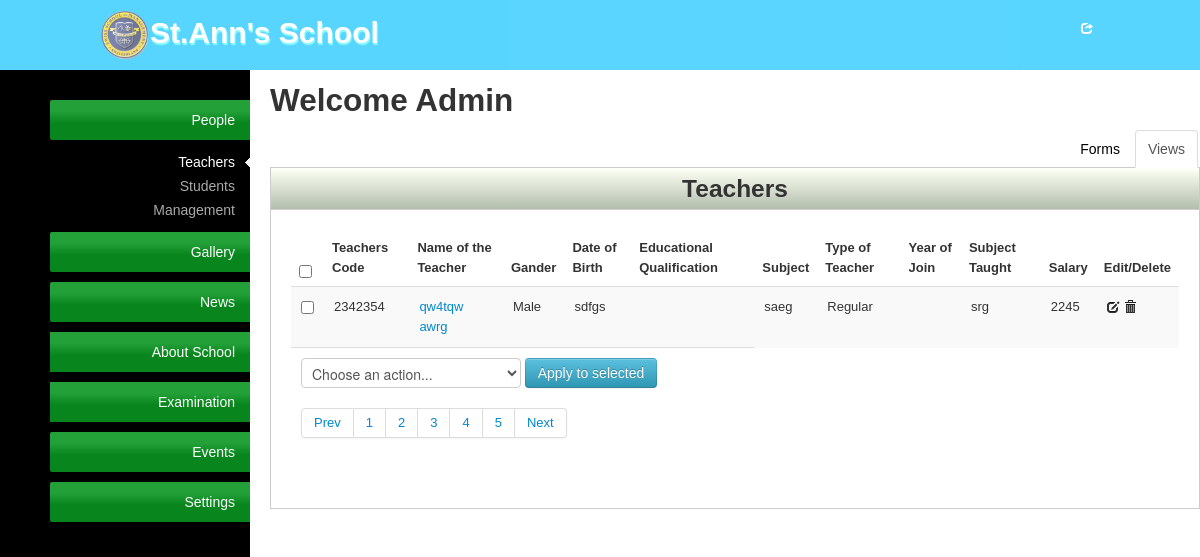
Page /admin/teachers.php on the earlier database version.
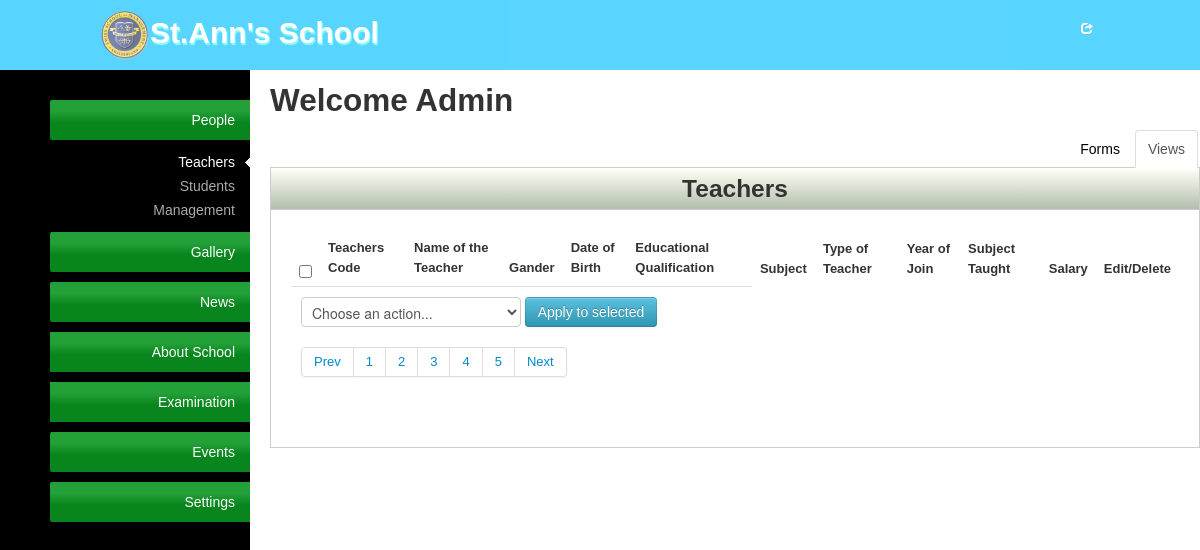
Same page on the later database version.
### tables this page shows
CREATE TABLE `teacher` (
  `id` int(11) NOT NULL AUTO_INCREMENT,
  `teacher_code` int(12) NOT NULL,
  `firstname` varchar(50) DEFAULT NULL,
  `lastname` varchar(50) DEFAULT NULL,
  `gender` varchar(20) DEFAULT NULL,
  `dob` varchar(20) DEFAULT NULL,
  `eduQualification` varchar(30) DEFAULT NULL,
  `subject` varchar(50) DEFAULT NULL,
  `teacher_type` varchar(10) DEFAULT NULL,
  `year_of_joining` varchar(30) DEFAULT NULL,
  `subject_taught` varchar(30) DEFAULT NULL,
  `salary` decimal(30,0) DEFAULT NULL,
  PRIMARY KEY (`id`)
);

### admin/teachers.php (the view, shortened to what this page needs)
<?php
include("admin-layouts/admin-header.php");
?>
<div class="tab-content">
<h2>Welcome Admin</h2>
<div class="tabbable">
<ul class="nav nav-tabs">
    <li class="active"><a href="#tab1" id="#tab1" data-toggle="tab">Views</a></li>
    <li><a href="#tab2" class="tab2-form" data-toggle="tab">Forms</a></li>
</ul>
<div class="tab-content">
    <div class="tab-pane active" id="tab1">
        <div class="content-box">
            <div class="content-box-header">
                <h3 class="c-head">Teachers</h3>
            </div>
            <div class="content-box-content">
                <table class="table table-striped">
                    <thead>
                    <tr>
                        <th><input class="check-all" type="checkbox" /></th>
                        <th>Teachers Code</th>
                        <th>Name of the Teacher</th>
                        <th>Gander</th>
                        <th>Date of Birth</th>
                        <th>Educational Qualification</th>
                        <th>Subject</th>
                        <th>Type of Teacher</th>
                        <th>Year of Join</th>
                        <th>Subject Taught</th>
                        <th>Salary</th>
                        <th>Edit/Delete</th>
                    </tr>
                    </thead>
                    <tfoot>
                    <tr>
                        <td colspan="6">
                            <div class="bulk-actions align-left">
                                <select class="no-mrg" name="dropdown">
                                    <option value="option1">Choose an action...</option>
                                </select>
                                <a href="#" class="btn btn-info">Apply to selected</a>
                            </div>
                            <div class="pagination">
                                <ul>
                                    <li><a href="#">Prev</a></li>
                                    <li><a href="#">1</a></li>
                                    <li><a href="#">2</a></li>
                                    <li><a href="#">3</a></li>
                                    <li><a href="#">4</a></li>
                                    <li><a href="#">5</a></li>
                                    <li><a href="#">Next</a></li>
                                </ul>
                            </div>
                        </td>
                    </tr>
                    </tfoot>
                    <tbody>
                    <?php
                    $sql_select_form_school = "SELECT * FROM teacher";
                    $result = mysql_query($sql_select_form_school) or die ('Error updating database: ' . mysql_error());
                    ?>
                    <?php
                    if($result) {
                        while ($row = mysql_fetch_row($result)):?>
                            <tr>
                                <td><input type="checkbox" /></td>
                                <td><?php echo $row[1];?></td>
                                <td><a title="title" href="#"><?php echo $row[2].' '.$row[3];?></a></td>
                                <td><?php echo $row[4];?></td>
                                <td><?php echo $row[5];?></td>
                                <td><?php echo $row[6];?></td>
                                <td><?php echo $row[7];?></td>
                                <td><?php echo $row[8];?></td>
                                <td><?php echo $row[9];?></td>
                                <td><?php echo $row[10];?></td>
                                <td><?php echo $row[11];?></td>
                                <td>
                                    <a title="Edit" href="#" class="edit" rowId="<?php echo $row[0];?>"><i class="icon-edit"></i></a>
                                    <a title="Delete" href="#" class="delBtn" rowId="<?php echo $row[0];?>"><i class="icon-trash"></i></a>
                                </td>
                            </tr>
                        <?php endwhile;} ?>
                    </tbody>
                </table>
            </div>
        </div>
    </div>
</div>
</div>
</div>
<?php require_once('admin-layouts/admin-footers.php'); ?>

### admin/admin-layouts/admin-header.php (shortened to what this page needs)
<!DOCTYPE html PUBLIC "-//W3C//DTD XHTML 1.0 Transitional//EN" "http://www.w3.org/TR/xhtml1/DTD/xhtml1-transitional.dtd">
<html xmlns="http://www.w3.org/1999/xhtml">
<?php $resourcePath ='../public/' ?>
<head>
    <link rel="stylesheet" href="<?php echo $resourcePath;?>css/bootstrap.css" />
    <link rel="stylesheet" href="<?php echo $resourcePath;?>css/style.css" />
</head>
<body>
<header class="header">
    <div class="container clearfix">
        <a class="logo" href="#"><img src="<?php echo $resourcePath;?>img/layout/logo.png" />St.Ann's School</a>
        <a class="login" href="#sign-up" data-toggle="modal" role="button" ><i class="icon-share icon-white"></i>Logout</a>
    </div>
</header>
<?php
    $url = explode('/', $_SERVER["REQUEST_URI"]);
?>
<section class="admin-tab">
    <ul class="tab-bar">
        <li>
            <a class="active-tab" href="#student" data-toggle="tab">People</a>
            <ul class="sub-nav" <?php if(in_array($url[2], array('teachers.php','students.php', 'management.php'))){?> style="display: block" <?php }?>>
                <li><a class="sub-list <?php if($url[2] == 'teachers.php'){echo 'current';}?>" href="teachers.php">Teachers</a></li>
                <li><a class="sub-list <?php if($url[2] == 'students.php'){echo 'current';}?>" href="students.php">Students</a></li>
                <li><a class="sub-list <?php if($url[2] == 'management.php'){echo 'current';}?>" href="management.php">Management</a></li>
            </ul>
        </li>
        <li>
            <a class="active-tab" href="#gallery" data-toggle="tab">Gallery</a>
        </li>
        <li>
            <a class="active-tab" href="#news" data-toggle="tab">News</a>
        </li>
        <li><a class="active-list" href="#">About School</a>
        </li>
        <li><a href="#">Examination</a></li>
        <li>
            <a class="active-tab" href="#" data-toggle="tab">Events</a>
        </li>
        <li>
            <a class="active-tab" href="#" data-toggle="tab">Settings</a>
        </li>
    </ul>

### admin/admin-layouts/admin-footers.php
</section>
</body>
</html>

### public/css/style.css (style rules this page uses)
* { padding:0; margin:0; }
body { font-size:14px; font-family:Verdana, Arial, Helvetica, sans-serif; }
img { border:none; }
a { text-decoration:none; }
.no-mrg { margin:0 !important; }
.container { width:1000px; margin:auto; }
.header { width:100%; height:auto; background:#00BFFF; padding:10px 0; z-index:100; opacity:0.65; -webkit-opacity:0.65; }
.logo { font-size:30px; color:#FFF; float:left; text-shadow: 1px 2px 1px #4DFCFC; -webkit- text-shadow: 1px 2px 1px #4DFCFC; font-weight:bold; }
.logo img { height:50px; }
.login { float:right; color:#FFF; margin-top:10px; width:20px; height:20px; overflow:hidden; transition:width 0.30s; -webkit-transition:width 0.30s; }
.nav a { color:#000; }
.tab-bar { border:none; margin:0 20px 0 0; min-height:700px; width:200px; padding:20px 0 0 50px; list-style:none; float:left; background-color: #000000; filter: progid:DXImageTransform.Microsoft.gradient( startColorstr='#45484d', endColorstr='#000000',GradientType=1 ); }
.active-tab { border:none; cursor:pointer; border-radius:2px 0 0 2px; -webkit-border-radius:2px 0 0 2px; background:none; color:#0FF; text-align:right; }
.tab-bar > li > a { text-align:right; color:#fff; transition: padding 0.4s; -webkit-transition: padding 0.4s; margin:10px 0; padding:10px 15px 10px 0; display:block; background: #cedbe9; background-image: linear-gradient(bottom, rgb(9,133,29) 43%, rgb(36,160,56) 72%); background-image: -o-linear-gradient(bottom, rgb(9,133,29) 43%, rgb(36,160,56) 72%); background-image: -moz-linear-gradient(bottom, rgb(9,133,29) 43%, rgb(36,160,56) 72%); background-image: -webkit-linear-gradient(bottom, rgb(9,133,29) 43%, rgb(36,160,56) 72%); background-image: -ms-linear-gradient(bottom, rgb(9,133,29) 43%, rgb(36,160,56) 72%); filter: progid:DXImageTransform.Microsoft.gradient( startColorstr='#cedbe9', endColorstr='#26558b',GradientType=0 ); }
.content-box { background: none repeat scroll 0 0 #FFFFFF; border: 1px solid #CCCCCC; margin: 0 0 20px; }
.content-box-header { height: 40px; margin-top: 1px; background: #fcfff4; background: -moz-linear-gradient(top, #fcfff4 0%, #dfe5d7 40%, #b3bead 100%); background: -webkit-gradient(linear, left top, left bottom, color-stop(0%,#fcfff4), color-stop(40%,#dfe5d7), color-stop(100%,#b3bead)); background: -webkit-linear-gradient(top, #fcfff4 0%,#dfe5d7 40%,#b3bead 100%); background: -o-linear-gradient(top, #fcfff4 0%,#dfe5d7 40%,#b3bead 100%); background: -ms-linear-gradient(top, #fcfff4 0%,#dfe5d7 40%,#b3bead 100%); background: linear-gradient(to bottom, #fcfff4 0%,#dfe5d7 40%,#b3bead 100%); filter: progid:DXImageTransform.Microsoft.gradient( startColorstr='#fcfff4', endColorstr='#b3bead',GradientType=0 ); }
.content-box-content { border-top: 1px solid #CCCCCC; font-size: 13px; padding: 20px; max-width:1000px; overflow-x:auto; }
.tab-content table td { padding:10px; }
.sub-nav , .sub-t { margin:5px 0; list-style:none; text-align:right; display:none; }
.sub-list { text-align:right; color:#AAAAAA; transition: padding 0.4s; -webkit-transition: width 0.4s; display:inline-block; width:160px; padding:2px 15px 2px 20px; }
.current { color:#ffffff; background: url("../img/layout/menu-current-arrow.gif") no-repeat scroll right center transparent !important; }
.tab-content .nav-tabs { margin:0; border:none; }
.c-head { text-align:center; margin:0; }
.admin-tab .nav-tabs > li, .nav-pills > li { float:right; }

Differences in the rows shown:
removed teacher: teacher_code "2342354", firstname "qw4tqw", lastname "awrg", gender "Male", dob "sdfgs", subject "saeg", teacher_type "Regular", subject_taught "srg", salary "2245"
